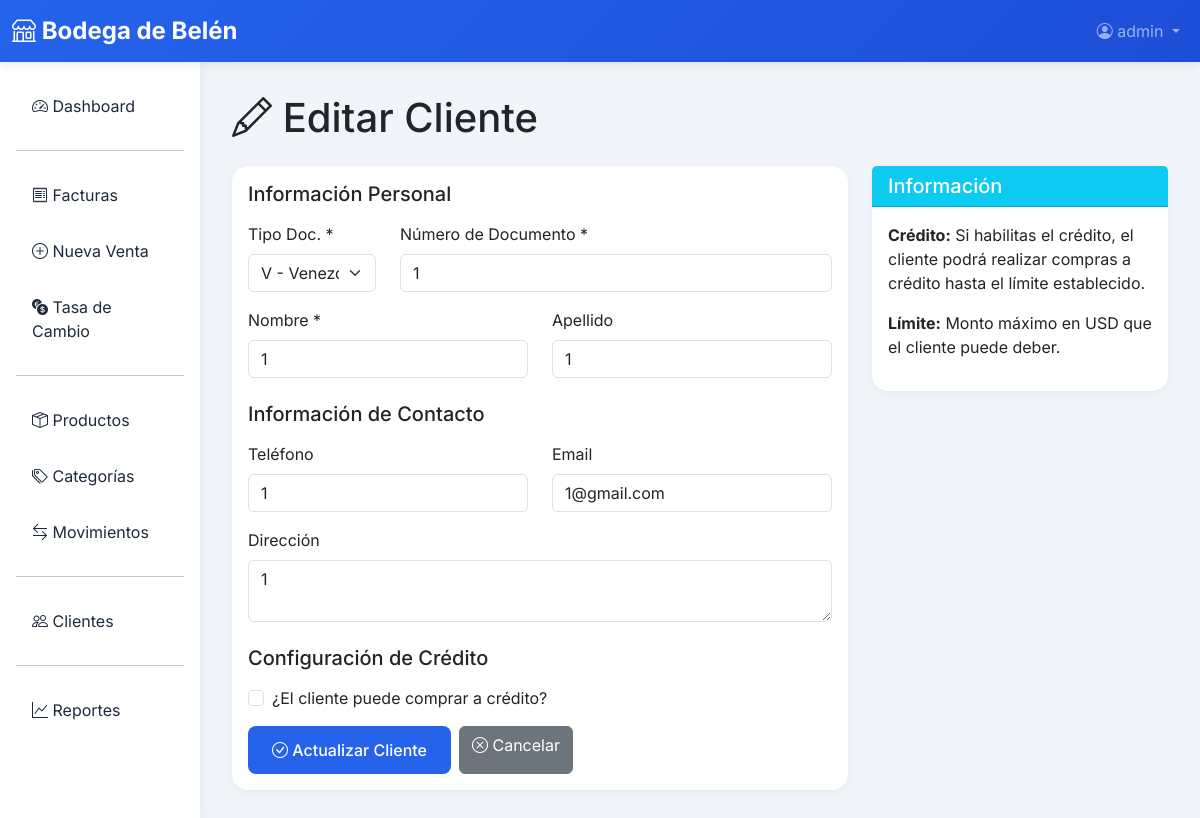
Page /clientes/1/editar/ on the committed database.
### clientes/models.py (models this page shows, shortened)
class Cliente(models.Model):
    TIPO_DOCUMENTO_CHOICES = [
        ('V', 'V - Venezolano'),
        ('E', 'E - Extranjero'),
        ('J', 'J - Jurídico'),
        ('G', 'G - Gubernamental'),
    ]
    tipo_documento = models.CharField(max_length=1, choices=TIPO_DOCUMENTO_CHOICES, default='V')
    numero_documento = models.CharField(max_length=20, unique=True)
    nombre = models.CharField(max_length=200)
    apellido = models.CharField(max_length=200, blank=True)
    telefono = models.CharField(max_length=20, blank=True)
    email = models.EmailField(blank=True)
    direccion = models.TextField(blank=True)
    tiene_credito = models.BooleanField(default=False, help_text='¿El cliente puede comprar a crédito?')
    limite_credito_usd = models.DecimalField(
        max_digits=10,
        decimal_places=2,
        default=Decimal('0.00'),
        validators=[MinValueValidator(Decimal('0.00'))],
        help_text='Límite de crédito en USD'
    )
    activo = models.BooleanField(default=True)
    created_at = models.DateTimeField(auto_now_add=True)
    updated_at = models.DateTimeField(auto_now=True)
    class Meta:
        verbose_name = 'Cliente'
        verbose_name_plural = 'Clientes'
        ordering = ['nombre', 'apellido']
        indexes = [
            models.Index(fields=['numero_documento']),
            models.Index(fields=['nombre']),
        ]

### clientes/views.py (the view, shortened to what this page needs)
# urls.py: path('<int:pk>/editar/', views.cliente_update, name='cliente_update'),
@login_required
def cliente_update(request, pk):
    cliente = get_object_or_404(Cliente, pk=pk)
    return render(request, 'clientes/cliente_form.html', {'cliente': cliente})

### templates/clientes/cliente_form.html (shortened to what this page needs)
{% extends 'base.html' %}
{% block content %}
<div class="mb-4">
    <h1 class="mb-2">
        <i class="bi bi-{% if cliente %}pencil{% else %}person-plus{% endif %}"></i>
        {% if cliente %}Editar{% else %}Nuevo{% endif %} Cliente
    </h1>
</div>
<div class="row">
    <div class="col-md-8">
        <div class="card">
            <div class="card-body">
                <form method="post">
                    <h5 class="mb-3">Información Personal</h5>
                    <div class="row mb-3">
                        <div class="col-md-3">
                            <label for="tipo_documento" class="form-label">Tipo Doc. *</label>
                            <select name="tipo_documento" id="tipo_documento" class="form-select" required>
                                <option value="V">V - Venezolano</option>
                            </select>
                        </div>
                        <div class="col-md-9">
                            <label for="numero_documento" class="form-label">Número de Documento *</label>
                            <input type="text" name="numero_documento" id="numero_documento" class="form-control"
                                value="{% if cliente %}{{ cliente.numero_documento }}{% endif %}" required>
                        </div>
                    </div>
                    <div class="row mb-3">
                        <div class="col-md-6">
                            <label for="nombre" class="form-label">Nombre *</label>
                            <input type="text" name="nombre" id="nombre" class="form-control"
                                value="{% if cliente %}{{ cliente.nombre }}{% endif %}" required>
                        </div>
                        <div class="col-md-6">
                            <label for="apellido" class="form-label">Apellido</label>
                            <input type="text" name="apellido" id="apellido" class="form-control"
                                value="{% if cliente %}{{ cliente.apellido }}{% endif %}">
                        </div>
                    </div>
                    <h5 class="mb-3 mt-4">Información de Contacto</h5>
                    <div class="row mb-3">
                        <div class="col-md-6">
                            <label for="telefono" class="form-label">Teléfono</label>
                            <input type="text" name="telefono" id="telefono" class="form-control"
                                value="{% if cliente %}{{ cliente.telefono }}{% endif %}">
                        </div>
                        <div class="col-md-6">
                            <label for="email" class="form-label">Email</label>
                            <input type="email" name="email" id="email" class="form-control"
                                value="{% if cliente %}{{ cliente.email }}{% endif %}">
                        </div>
                    </div>
                    <div class="mb-3">
                        <label for="direccion" class="form-label">Dirección</label>
                        <textarea name="direccion" id="direccion" class="form-control"
                            rows="2">{% if cliente %}{{ cliente.direccion }}{% endif %}</textarea>
                    </div>
                    <h5 class="mb-3 mt-4">Configuración de Crédito</h5>
                    <div class="mb-3 form-check">
                        <input type="checkbox" name="tiene_credito" id="tiene_credito" class="form-check-input">
                        <label for="tiene_credito" class="form-check-label">
                            ¿El cliente puede comprar a crédito?
                        </label>
                    </div>
                    <div class="d-flex gap-2">
                        <button type="submit" class="btn btn-primary">
                            <i class="bi bi-check-circle"></i> {% if cliente %}Actualizar{% else %}Crear{% endif %}
                            Cliente
                        </button>
                        <a href="{% url 'clientes:cliente_list' %}" class="btn btn-secondary">
                            <i class="bi bi-x-circle"></i> Cancelar
                        </a>
                    </div>
                </form>
            </div>
        </div>
    </div>
    <div class="col-md-4">
        <div class="card">
            <div class="card-header bg-info text-white">
                <h5 class="mb-0">Información</h5>
            </div>
            <div class="card-body">
                <p><strong>Crédito:</strong> Si habilitas el crédito, el cliente podrá realizar compras a crédito hasta
                    el límite establecido.</p>
                <p><strong>Límite:</strong> Monto máximo en USD que el cliente puede deber.</p>
            </div>
        </div>
    </div>
</div>
{% endblock %}

### templates/base.html (shortened to what this page needs)
<!DOCTYPE html>
<html lang="es">
<head>
    <link href="https://cdn.jsdelivr.net/npm/bootstrap@5.3.0/dist/css/bootstrap.min.css" rel="stylesheet">
    <link rel="stylesheet" href="https://cdn.jsdelivr.net/npm/bootstrap-icons@1.11.0/font/bootstrap-icons.css">
</head>
<body>
    <nav class="navbar navbar-expand-lg navbar-dark">
        <div class="container-fluid">
            <a class="navbar-brand" href="{% url 'ventas:dashboard' %}">
                <i class="bi bi-shop"></i> Bodega de Belén
            </a>
            <div class="collapse navbar-collapse" id="navbarNav">
                <ul class="navbar-nav ms-auto">
                    {% if user.is_authenticated %}
                    <li class="nav-item dropdown">
                        <a class="nav-link dropdown-toggle" href="#" id="userDropdown" role="button" data-bs-toggle="dropdown">
                            <i class="bi bi-person-circle"></i> {{ user.username }}
                        </a>
                    </li>
                    {% else %}
                    <li class="nav-item">
                        <a class="nav-link" href="{% url 'login' %}">Iniciar Sesión</a>
                    </li>
                    {% endif %}
                </ul>
            </div>
        </div>
    </nav>
    <div class="container-fluid">
        <div class="row">
            {% if user.is_authenticated %}
            <div class="col-md-3 col-lg-2 px-0 sidebar">
                <div class="p-3">
                    <nav class="nav flex-column">
                        <a class="nav-link" href="{% url 'ventas:dashboard' %}">
                            <i class="bi bi-speedometer2"></i> Dashboard
                        </a>
                        <hr>
                        <a class="nav-link" href="{% url 'ventas:factura_list' %}">
                            <i class="bi bi-receipt"></i> Facturas
                        </a>
                        <a class="nav-link" href="{% url 'ventas:factura_create' %}">
                            <i class="bi bi-plus-circle"></i> Nueva Venta
                        </a>
                        <a class="nav-link" href="{% url 'ventas:tasa_cambio_list' %}">
                            <i class="bi bi-currency-exchange"></i> Tasa de Cambio
                        </a>
                        <hr>
                        <a class="nav-link" href="{% url 'inventario:producto_list' %}">
                            <i class="bi bi-box-seam"></i> Productos
                        </a>
                        <a class="nav-link" href="{% url 'inventario:categoria_list' %}">
                            <i class="bi bi-tags"></i> Categorías
                        </a>
                        <a class="nav-link" href="{% url 'inventario:movimiento_list' %}">
                            <i class="bi bi-arrow-left-right"></i> Movimientos
                        </a>
                        <hr>
                        <a class="nav-link" href="{% url 'clientes:cliente_list' %}">
                            <i class="bi bi-people"></i> Clientes
                        </a>
                        <hr>
                        <a class="nav-link" href="{% url 'ventas:reportes' %}">
                            <i class="bi bi-graph-up"></i> Reportes
                        </a>
                    </nav>
                </div>
            </div>
            {% endif %}
            <div class="col-md-9 col-lg-10 content-area">
                {% block content %}{% endblock %}
            </div>
        </div>
    </div>
</body>
</html>

### templates/base.html (style rules this page uses)
:root { --primary-color: #2563eb; --secondary-color: #64748b; --success-color: #10b981; --danger-color: #ef4444; --warning-color: #f59e0b; --dark-color: #1e293b; --light-color: #f8fafc; }
body { font-family: 'Inter', sans-serif; background-color: #f1f5f9; }
.navbar { background: linear-gradient(135deg, var(--primary-color) 0%, #1d4ed8 100%); box-shadow: 0 2px 10px rgba(0,0,0,0.1); }
.navbar-brand { font-weight: 700; font-size: 1.5rem; }
.sidebar { min-height: calc(100vh - 56px); background: white; box-shadow: 2px 0 10px rgba(0,0,0,0.05); }
.sidebar .nav-link { color: var(--dark-color); padding: 0.75rem 1rem; border-radius: 0.5rem; margin: 0.25rem 0; transition: all 0.3s ease; }
.card { border: none; border-radius: 1rem; box-shadow: 0 2px 10px rgba(0,0,0,0.05); transition: transform 0.3s ease, box-shadow 0.3s ease; }
.btn-primary { background: var(--primary-color); border: none; border-radius: 0.5rem; padding: 0.75rem 1.5rem; font-weight: 500; transition: all 0.3s ease; }
.content-area { padding: 2rem; }

### rows in the picture
Cliente: numero_documento "1", nombre "1", apellido "1", telefono "1", email "1@gmail.com", direccion "1"

### other values in the picture
{{ user.username }} "admin"
